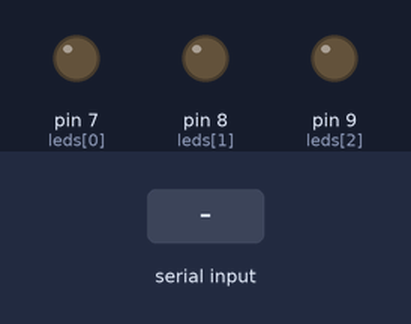
The sketch below on a simulated Arduino Uno, built with avr-gcc and run on an emulated ATmega328P. Parts: output pins drawn as LEDs (lit = HIGH). The test bench sets the inputs (shaded band).

Above: at 1.2 s.
1.3 s: "90,45\n" received over Serial
At 1.7 s:
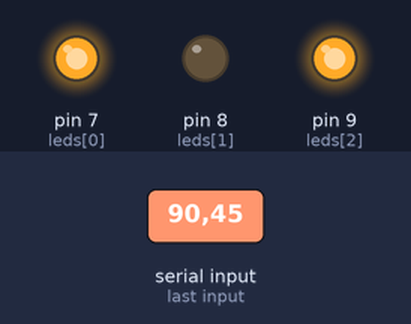
2.9 s: "5\n" received over Serial
At 3.9 s:
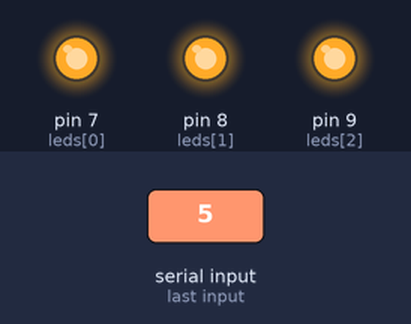
4.5 s: "200\n" received over Serial
At 5.2 s:
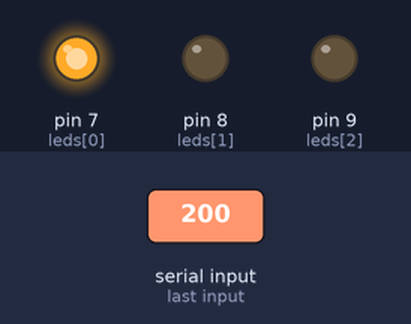
6.1 s: "30,150\n" received over Serial
At 6.5 s:
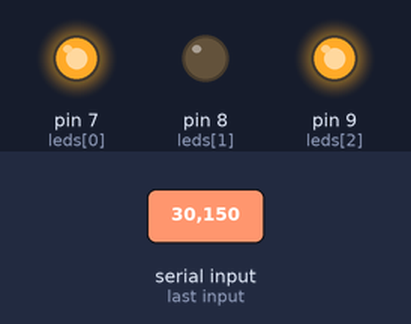
Timing chart, 0 to 8.7 s (numbered marks = the images above; inputs shaded):
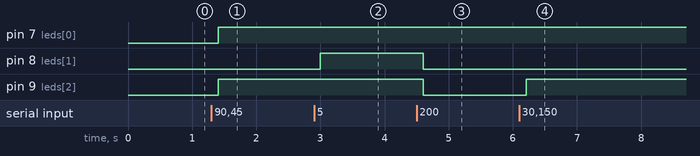

The sketch:

P20_ControlLed_V2.ino
```cpp
int leds[] = {7, 8, 9};//3 pines digitales
void setup() {
  // put your setup code here, to run once:
for(int i = 0; i<3; i++){
  pinMode(leds[i], OUTPUT);
}
Serial.begin(9600);
Serial.setTimeout(100);
}
String cadena;

void loop() {
  // put your main code here, to run repeatedly:
  if(Serial.available()>0){
    cadena = Serial.readString();
    for(int i = 0; i<3; i++){
      digitalWrite(leds[i], cadena.charAt(i)-48);//Usuarios perfectos
    }
  }

}
```

Measured:
- after the input at 1.3 s, pin 7 (leds[0]), pin 9 (leds[2]): LOW → HIGH after 0.11 s
- after the input at 2.9 s, pin 8 (leds[1]): LOW → HIGH after 0.10 s
- after the input at 4.5 s, pin 8 (leds[1]), pin 9 (leds[2]): HIGH → LOW after 0.10 s
- after the input at 6.1 s, pin 9 (leds[2]): LOW → HIGH after 0.11 s
